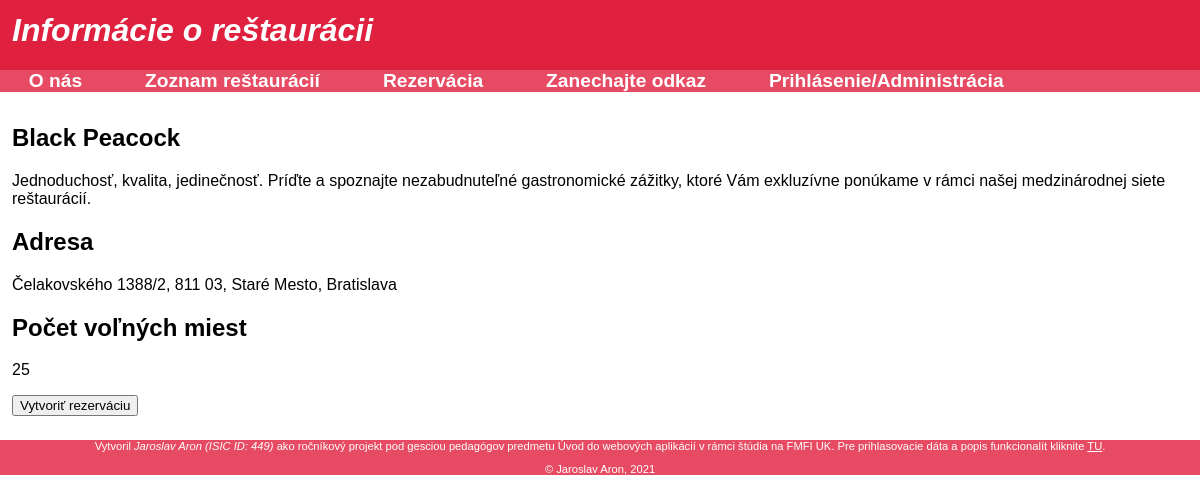
The app's page /info.php?kod=2 with its own data.
### tables this page shows
CREATE TABLE `gastroapp_restauracie` (
  `rid` int(11) NOT NULL,
  `nazov` varchar(100) NOT NULL,
  `popis` text NOT NULL,
  `adresa` text NOT NULL,
  `pocet_volnych_miest` smallint(6) NOT NULL
);

### info.php (the view, shortened to what this page needs)
<?php
include('_inc/db.php');
include('_inc/funkcie.php');
include('_partials/navigacia.php');
?>
<section>
<?php
if(isset($_GET['kod'])  && over_kod_restauracie($mysqli, $_GET['kod'])){
	$rest = restauracia_data($mysqli, $_GET['kod']);
	$kod = $_GET['kod'];
	echo "<h2>" . $rest['nazov'] . "</h2>";
	echo "<p>" . $rest['popis'] . "</p>";
    echo "<h2>Adresa</h2>";
	echo "<p>" . $rest['adresa'] . "</p>";
    echo "<h2>Počet voľných miest</h2>";
	echo "<p>" . $rest['pocet_volnych_miest'] . "</p>";
	echo '<a href="rezervacia.php?kod=' . $kod . '">';
  	echo '<input type="submit" name="' . $_GET['kod'] . '" value="Vytvoriť rezerváciu">';
	echo '</a>';
}else{
	echo "<p class='chyba'>Zadaný kód neexistuje, ty beťár!</p>";
}
?>
</section>
<?php
include('_partials/pata.php');
?>

### assets/styly.css (style rules this page uses)
body { font-family: Arial, Helvetica, sans-serif; margin: 0; }
section { padding: 1%; }
section a { color: #E74B64; font-weight: bold; }

### records on screen
gastroapp_restauracie: nazov "Black Peacock", popis "Jednoduchosť, kvalita, jedinečnosť. Príďte a spoznajte nezabudnuteľné gastronomické zážitky, ktoré Vám exkluzívne ponúkame v rámci našej medzinárodnej siete reštaurácií.", adresa "Čelakovského 1388/2, 811 03, Staré Mesto, Bratislava", pocet_volnych_miest "25"

### other values on screen
$nadpis "Informácie o reštaurácii"
AUTOR "Jaroslav Aron"
ID "449"
